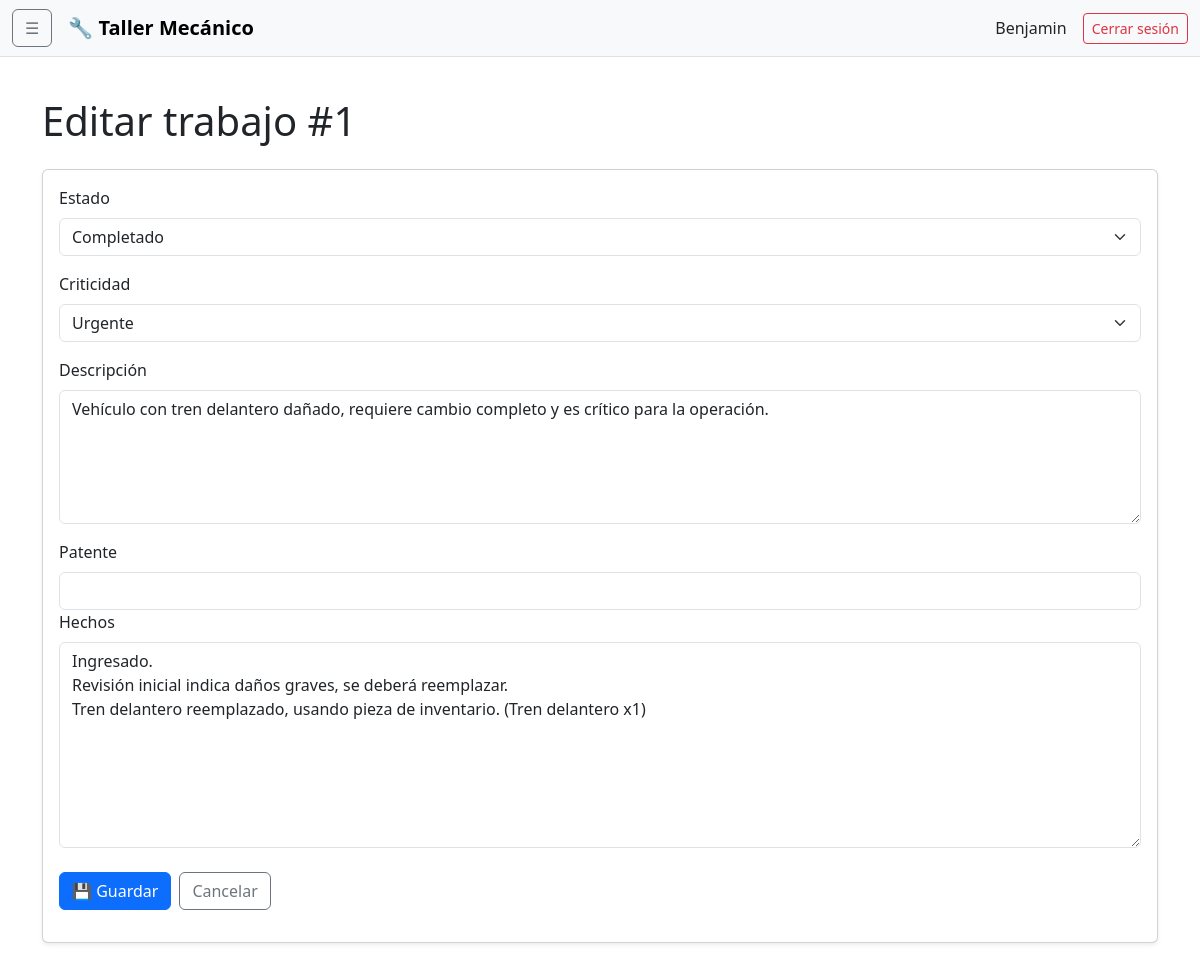
Screenshot of /trabajos/1/editar/ (signed in) with the database file from the repository.
### adminTaller/models.py (models this page shows)
class Trabajo(models.Model):
    ESTADO_CHOICES = [
        ('Pendiente', 'Pendiente'),
        ('En progreso', 'En progreso'),
        ('Completado', 'Completado'),
        ('Cancelado', 'Cancelado'),
    ]
    CRITICIDAD_CHOICES = [
        ('Baja', 'Baja'),
        ('Alta', 'Alta'),
        ('Urgente', 'Urgente'),
    ]
    estado = models.CharField(
        max_length=50,
        choices=ESTADO_CHOICES,
        default='Pendiente'
    )
    criticidad = models.CharField(
        max_length=50,
        choices=CRITICIDAD_CHOICES,
        default='Baja'
    )
    patente = models.CharField(max_length=10, default='')
    descripcion = models.TextField()
    hechos = models.TextField()

### adminTaller/views.py (the view)
# urls.py: path("trabajos/<int:pk>/editar/", views.trabajo_editar, name="trabajo_editar"),
@login_required
def trabajo_editar(request, pk):
    trabajo = get_object_or_404(
        Trabajo,
        pk=pk
    )
    if request.method == "POST":
        form = TrabajoForm(
            request.POST,
            instance=trabajo
        )
        if form.is_valid():
            form.save()
            messages.success(
                request,
                f"Trabajo #{trabajo.id} actualizado correctamente."
            )
            return redirect(
                "trabajo_detalle",
                pk=trabajo.pk
            )
    else:
        form = TrabajoForm(
            instance=trabajo
        )
    return render(
        request,
        "trabajos/formulario.html",
        {
            "form": form,
            "trabajo": trabajo
        }
    )

### adminTaller/forms.py
class TrabajoForm(BootstrapModelForm):
    class Meta:
        model = Trabajo
        fields = [
            "estado",
            "criticidad",
            "descripcion",
            "patente",
            "hechos",
        ]
        widgets = {
            "descripcion": forms.Textarea(
                attrs={
                    "rows": 5,
                }
            ),
            "hechos": forms.Textarea(
                attrs={
                    "rows": 8,
                }
            ),
        }

### adminTaller/templates/trabajos/formulario.html (shortened to what this page needs)
{% extends "base.html" %}
{% block content %}
<div class="mb-4">
    <h1>
        {% if trabajo %}
            Editar trabajo #{{ trabajo.id }}
        {% else %}
            Nuevo trabajo
        {% endif %}
    </h1>
</div>
<div class="card shadow-sm">
    <div class="card-body">
        <form method="post">
            <div class="mb-3">
                <label
                    for="{{ form.estado.id_for_label }}"
                    class="form-label"
                >
                    Estado
                </label>
                {{ form.estado }}
            </div>
            <div class="mb-3">
                <label
                    for="{{ form.criticidad.id_for_label }}"
                    class="form-label"
                >
                    Criticidad
                </label>
                {{ form.criticidad }}
            </div>
            <div class="mb-3">
                <label
                    for="{{ form.descripcion.id_for_label }}"
                    class="form-label"
                >
                    Descripción
                </label>
                {{ form.descripcion }}
            </div>
             <div class="mb-3">
                <label
                    for="{{ form.patente.id_for_label }}"
                    class="form-label"
                >
                    Patente
                </label>
                {{ form.patente }}
            <div class="mb-4">
                <label
                    for="{{ form.hechos.id_for_label }}"
                    class="form-label"
                >
                    Hechos
                </label>
                {{ form.hechos }}
            </div>
            <div class="d-flex gap-2">
                <button
                    type="submit"
                    class="btn btn-primary"
                >
                    💾 Guardar
                </button>
                <a
                    href="{% url 'trabajos_lista' %}"
                    class="btn btn-outline-secondary"
                >
                    Cancelar
                </a>
            </div>
        </form>
    </div>
</div>
{% endblock %}

### adminTaller/templates/base.html (shortened to what this page needs)
{% load static %}
<!DOCTYPE html>
<html lang="es" data-bs-theme="light">
<head>
    <link
        href="https://cdn.jsdelivr.net/npm/bootstrap@5.3.3/dist/css/bootstrap.min.css"
        rel="stylesheet"
    >
</head>
<body>
<nav class="navbar navbar-expand-lg bg-body-tertiary border-bottom sticky-top">
    <div class="container-fluid">
        <button
            class="btn btn-outline-secondary me-3"
            type="button"
            data-bs-toggle="offcanvas"
            data-bs-target="#menuLateral"
            aria-controls="menuLateral"
        >
            ☰
        </button>
        <a class="navbar-brand fw-bold" href="#">
            🔧 Taller Mecánico
        </a>
        <div class="ms-auto d-flex align-items-center gap-3">
            <span class="d-none d-md-inline">
                {{ user.get_username }}
            </span>
            <form method="post" action="{% url 'logout' %}">
                <button class="btn btn-outline-danger btn-sm">
                    Cerrar sesión
                </button>
            </form>
        </div>
    </div>
</nav>
<main class="container py-4">
    {% block content %}
    {% endblock %}
</main>
</body>
</html>

### adminTaller/templates/base.html (style rules this page uses)
body { min-height: 100vh; }

### rows the page displays
Trabajo: id "1", estado "Completado", criticidad "Urgente", descripcion "Vehículo con tren delantero dañado, requiere cambio completo y es crítico para la operación.", hechos "Ingresado. Revisión inicial indica daños graves, se deberá reemplazar. Tren delantero reemplazado, usando pieza de inventario. (Tren delantero x1)"

### other values shown
{{ user.get_username }} "Benjamin"
